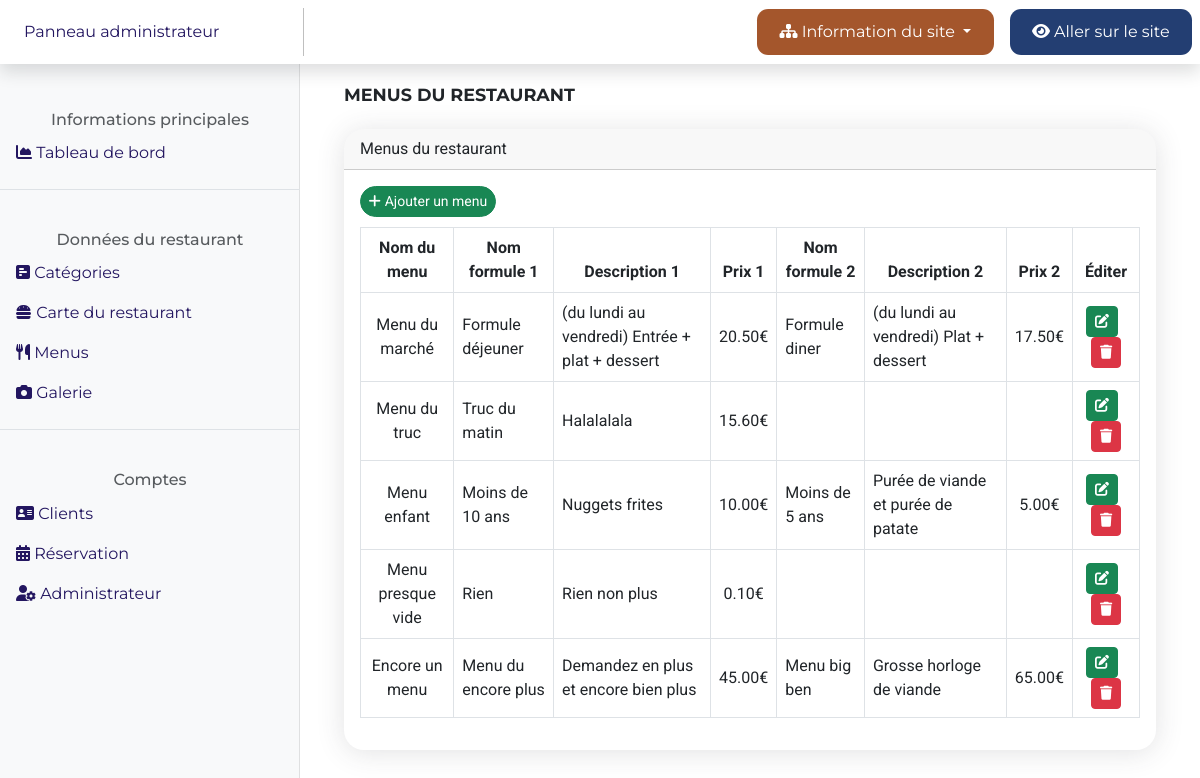
Screenshot of /admin/Menu.php with the database file from the repository.
### tables this page shows
CREATE TABLE menu
(
  menu_id INT(3) NOT NULL AUTO_INCREMENT PRIMARY KEY,
  menu_name VARCHAR(100) NOT NULL,
  menu_f_options VARCHAR(255) NOT NULL,
  menu_f_description VARCHAR(255) NOT NULL,
  menu_f_price DECIMAL(4,2) NOT NULL,
  menu_s_options VARCHAR(255),
  menu_s_description VARCHAR(255),
  menu_s_price DECIMAL(4,2)
);

### admin/Menu.php (called while the page is built, shortened)
<?php
include('../Database/connexion.php');
include('./Conf/Template/head-html.php');
include('./Conf/Template/navbar.php');
include('./Page/Menu-content.php');
include('./Conf/Template/end-html.php');

### admin/Page/Menu-content.php (the view, shortened to what this page needs)
<?php
$task = '';
if (isset($_GET['do']) && in_array(htmlspecialchars($_GET['do']), array('Add', 'Modify'))) {
  $task = $_GET['do'];
} else {
  $task = 'Control';
}
if ($task == 'Control') {
  try {
    $statementmenu = $pdo->prepare("SELECT * FROM menu");
    $statementmenu->execute();
    $menus = $statementmenu->fetchAll();
  } catch (Exception $e) {
    file_put_contents('dblogs.log', $e->getMessage() . "\n", FILE_APPEND);
    echo 'Une erreur est survenue';
  }
?>
<div style="padding:20px">
  <h1 style="text-transform: uppercase;
  font-family: Montserrat, sans-serif;
  margin-bottom: 1.5rem;
  font-size: 1.1rem;
  font-weight: bold;">
    Menus du restaurant
  </h1>
  <div class="card">
    <div class="card-header" style="border-top-left-radius: 20px; border-top-right-radius: 20px;">
      Menus du restaurant
    </div>
    <div class="card-body">
      <div class="above-table">
        <a href="Menu.php?do=Add" class="btn btn-success btn-sm" style="margin-bottom: 10px; border-radius: 30px;">
          <i class="fa fa-plus"></i>
          Ajouter un menu
        </a>
      </div>
      <div class="table-responsive">
        <table class="table table-bordered align-middle">
          <thead class="text-center">
            <tr>
              <th scope="col">Nom du menu</th>
              <th scope="col">Nom formule 1</th>
              <th scope="col">Description 1</th>
              <th scope="col">Prix 1</th>
              <th scope="col">Nom formule 2</th>
              <th scope="col">Description 2</th>
              <th scope="col">Prix 2</th>
              <th scope="col">Éditer</th>
            </tr>
          </thead>
          <tbody>
            <?php
              foreach ($menus as $menu) {
                echo "<tr>";
                echo '<td class="text-center">';
                echo $menu['menu_name'];
                echo "</td>";
                echo "<td>";
                echo $menu['menu_f_options'];
                echo "</td>";
                echo "<td>";
                echo $menu['menu_f_description'];
                echo "</td>";
                echo '<td class="text-center">';
                echo $menu['menu_f_price'] . "€";
                echo "</td>";
                echo "<td>";
                echo $menu['menu_s_options'];
                echo "</td>";
                echo "<td>";
                echo $menu['menu_s_description'];
                echo "</td>";
                echo '<td class="text-center">';
                if ($menu['menu_s_price'] == null) {
                  echo "";
                } else {
                  echo $menu['menu_s_price'] . "€";
                }
                echo "</td>";
                echo '<td class="text-center">';
                $delete_data = "delete_" . $menu['menu_id'];
              ?>
            <ul class="list-inline m-0">
              <li class="list-inline-item" data-bs-toggle="tooltip" data-bs-title="Modifier" data-bs-placement="top">
                <button class="btn btn-success btn-sm">
                  <a href="Menu.php?do=Modify&menu_id=<?php echo $menu['menu_id']; ?>" style="color: white;">
                    <i class="fa fa-edit"></i>
                  </a>
                </button>
              </li>
              <li class="list-inline-item" data-bs-toggle="tooltip" data-bs-title="Supprimer" data-bs-placement="top">
                <button class="btn btn-danger btn-sm" type="button" data-bs-toggle="modal"
                  data-bs-target="#<?php echo $delete_data; ?>">
                  <i class="fa fa-trash"></i>
                </button>
              </li>
            </ul>
            <?php
                echo "</td>";
                echo "</tr>";
              }
              ?>
          </tbody>
        </table>
      </div>
    </div>
  </div>
</div>
<?php
}
?>

### admin/Design/CSS/admin1.css (style rules this page uses)
:root { -webkit-box-sizing: border-box; box-sizing: border-box; }
body { font-family: Roboto, sans-serif; overflow-x: hidden; scroll-behavior: smooth; }
.card { margin-bottom: 20px; border: 0px; border-radius: 20px; box-shadow: 0 0.15rem 1.75rem 0 rgba(58, 59, 69, 0.15) !important; }

### rows the page displays
menu: menu_name "Menu du marché", menu_f_options "Formule déjeuner", menu_f_description "(du lundi au vendredi) Entrée + plat + dessert", menu_f_price "20.50", menu_s_options "Formule diner", menu_s_description "(du lundi au vendredi) Plat + dessert", menu_s_price "17.50"
menu: menu_name "Menu du truc", menu_f_options "Truc du matin", menu_f_description "Halalalala", menu_f_price "15.60"
menu: menu_name "Menu enfant", menu_f_options "Moins de 10 ans", menu_f_description "Nuggets frites", menu_f_price "10.00", menu_s_options "Moins de 5 ans", menu_s_description "Purée de viande et purée de patate", menu_s_price "5.00"
menu: menu_name "Menu presque vide", menu_f_options "Rien", menu_f_description "Rien non plus", menu_f_price "0.10"
menu: menu_name "Encore un menu", menu_f_options "Menu du encore plus", menu_f_description "Demandez en plus et encore bien plus", menu_f_price "45.00", menu_s_options "Menu big ben", menu_s_description "Grosse horloge de viande", menu_s_price "65.00"
